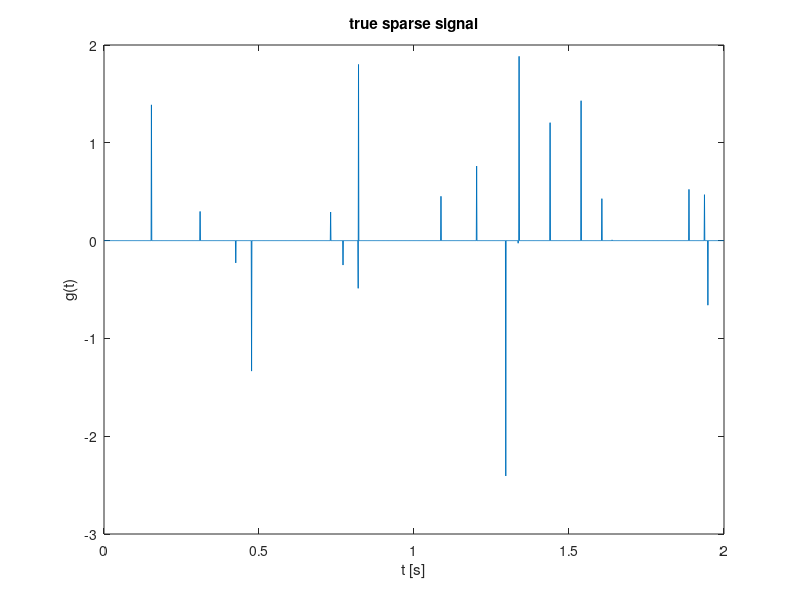
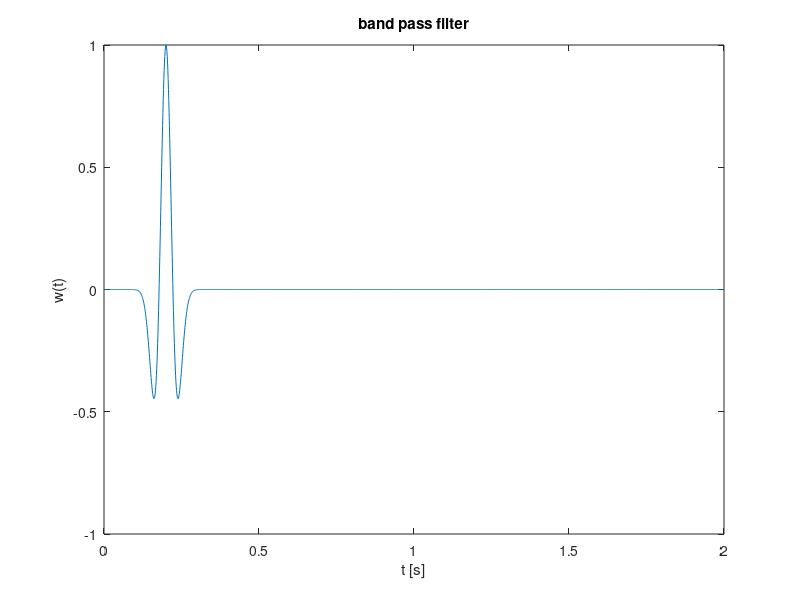

Source code (MATLAB) for these figures, in order: (Note: this script raises an error after producing the figures.)
%% add working path of tools and functions
%addpath(genpath('e:\research\Tools\spot-slim'))
% addpath(genpath('e:\research\Tools\pSPOT'))
cd ../../../../../../pqnl1;
addpath(genpath(pwd))
cd ../experiments/help_spgl1/modifying/task16bpdn/
addpath(genpath(pwd))
cd ./seismic/deconvolution
rmpath('/Volumes/Users/linamiao/Dropbox/PQN/pqnl1/minConF/')


%% problem setting
% time axis
t = [0:.001:2]';
N = length(t);

% true signal g has approx k spikes with random amplitudes
k = 20;
g = zeros(N,1);
g(randi(N,k,1)) = randn(k,1);

% filter
w = (1-2*1e3*(t-.2).^2).*exp(-1e3*(t-.2).^2);

% plot
figure;
plot(t,g);
xlabel('t [s]');ylabel('g(t)');
title('true sparse signal')

figure;
plot(t,w);
xlabel('t [s]');ylabel('w(t)');
title('band pass filter')


% fourier transform of w
wf = fft(w);

% SPOT operator to perform convolution.
C = opDFT(N)'*opDiag(wf)*opDFT(N);
f = C*g;

% plot
figure;
plot(t,f);
xlabel('t [s]');ylabel('f(t)');
title('convolution result')




%% spgl1 and pqnl1
    %% lasso
    opts.iterations = 100;
    tau = norm(g,1);

    [x_spg,r_spg,g_spg,info_spg] = spgl1(C, f, tau, [], zeros(size(g)), opts);
    opts.iterations = 50;
    [x_pqn,r_pqn,g_pqn,info_pqn] = pqnl1_2(C, f, tau, [], zeros(size(g)), opts);

    figure; 
    subplot(3,1,1); plot(g); title('original sparse signal')
    subplot(3,1,2); plot(x_spg);title('x_spg')
    subplot(3,1,3); plot(x_pqn);title('x_pqn')
    
    %% BPDN
    % noisy signal
    f = C*g+ 1e-3*randn(N,1);

    % plot
    figure;
    plot(t,f);
    xlabel('t [s]');ylabel('f(t)');
    title('convolution result')
    
    opts.iterations = 400;
    

    [x_spg,r_spg,g_spg,info_spg] = spgl1(C, f, 0, 1e-3, zeros(size(g)), opts);
    %opts.decTol = 1e-4;
    %opts.iterations = 50;
    [x_pqn,r_pqn,g_pqn,info_pqn] = pqnl1_2(C, f, 0, 1-3, zeros(size(g)), opts);

    figure; 
    subplot(3,1,1); plot(g); title('original sparse signal');axis tight;
    subplot(3,1,2); plot(x_spg);title('x_spg');axis tight;
    subplot(3,1,3); plot(x_pqn);title('x_pqn');axis tight;

    figure('Name','Solution paths')
    plot(info_spg.xNorm1,info_spg.rNorm2,info_pqn.xNorm1,info_pqn.rNorm2);hold on
    scatter(info_spg.xNorm1,info_spg.rNorm2);
    scatter(info_pqn.xNorm1,info_pqn.rNorm2);hold off
    legend('spg','pqn')
    axis tight



    

